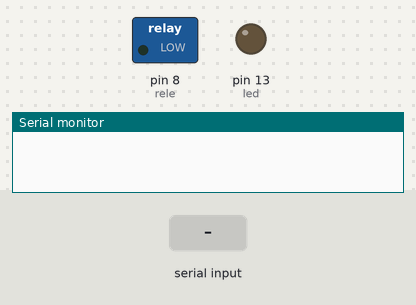
Bench run of a sketch on a simulated Arduino Uno, built with avr-gcc and run on an emulated ATmega328P. Parts: switched loads named in the sketch (green lamp = pin HIGH), output pins drawn as LEDs (lit = HIGH), the last lines printed to the serial monitor. The inputs (shaded band) are chosen by the test bench.

Above: at 1.2 s.
1.3 s: "d" received over Serial
At 1.7 s:
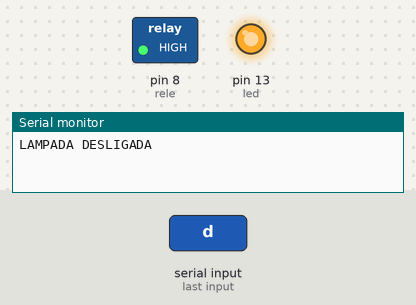
2.8 s: "a" received over Serial
At 4.0 s:
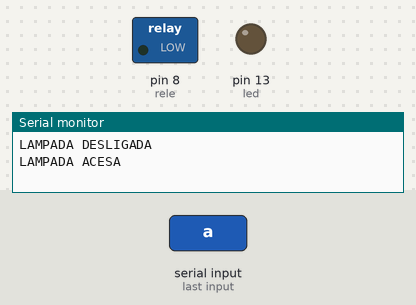
Timing chart, 0 to 5.8 s (numbered marks = the images above; inputs shaded):
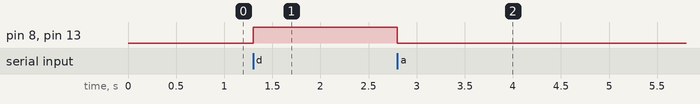

The sketch:

rele_control.ino
```cpp
const int rele = 8;
const int led = 13;
void setup() {
  Serial.begin(9600);
  pinMode(rele, OUTPUT);
  pinMode(led, OUTPUT);

}

void loop() {
  if(Serial.available()>0){
    char c = Serial.read();
    if(c == 'd'){
      digitalWrite(rele, HIGH);
      digitalWrite(led, HIGH);
      Serial.println("LAMPADA DESLIGADA");
    }
    if(c == 'a'){
      digitalWrite(rele, LOW);
      digitalWrite(led, LOW);
      Serial.println("LAMPADA ACESA");
    }
  }

}
```

Measured:
- after the input at 1.3 s, pin 8 (rele), pin 13 (led): LOW → HIGH at once
- after the input at 2.8 s, pin 8 (rele), pin 13 (led): HIGH → LOW at once
